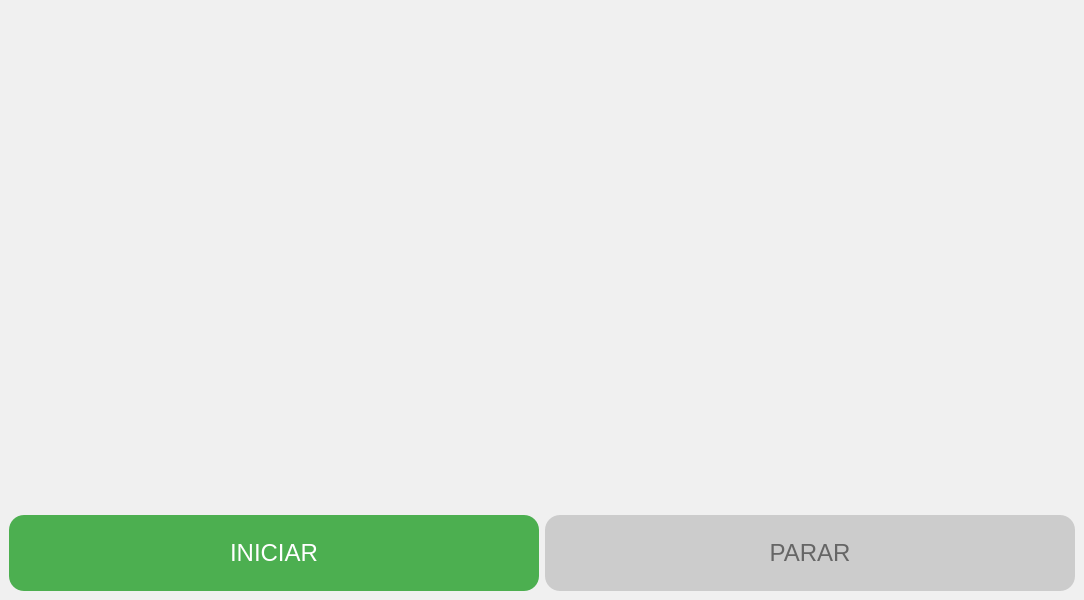
<?xml version="1.0" encoding="UTF-8"?>
<ui version="4.0">
 <class>MainWindow</class>
 <widget class="QMainWindow" name="MainWindow">
  <property name="geometry">
   <rect>
    <x>0</x>
    <y>0</y>
    <width>1084</width>
    <height>600</height>
   </rect>
  </property>
  <property name="windowTitle">
   <string>MainWindow</string>
  </property>
  <property name="styleSheet">
   <string notr="true">QMainWindow {
	background-color: #f0f0f0;
}

QLabel {
	font-size: 24px;
	color: #333333;
}</string>
  </property>
  <widget class="QWidget" name="centralwidget">
   <property name="styleSheet">
    <string notr="true">QPushButton {
    background-color: #4CAF50;
    color: white;
    font-size: 24px;
    border: none;
    padding: 24px 36px;
    border-radius: 15px;
}
QPushButton:pressed {
    background-color: #45a049;
}
QPushButton:disabled {
    background-color: #cccccc;
    color: #666666;
}</string>
   </property>
   <layout class="QVBoxLayout" name="verticalLayout">
    <item>
     <widget class="QLabel" name="lbl_video">
      <property name="sizePolicy">
       <sizepolicy hsizetype="Preferred" vsizetype="Expanding">
        <horstretch>0</horstretch>
        <verstretch>0</verstretch>
       </sizepolicy>
      </property>
      <property name="text">
       <string/>
      </property>
      <property name="textFormat">
       <enum>Qt::PlainText</enum>
      </property>
      <property name="alignment">
       <set>Qt::AlignCenter</set>
      </property>
     </widget>
    </item>
    <item>
     <widget class="QLabel" name="lbl_output">
      <property name="text">
       <string/>
      </property>
     </widget>
    </item>
    <item>
     <layout class="QHBoxLayout" name="horizontalLayout">
      <item>
       <widget class="QPushButton" name="btn_start">
        <property name="text">
         <string>INICIAR</string>
        </property>
       </widget>
      </item>
      <item>
       <widget class="QPushButton" name="btn_stop">
        <property name="enabled">
         <bool>false</bool>
        </property>
        <property name="text">
         <string>PARAR</string>
        </property>
       </widget>
      </item>
     </layout>
    </item>
   </layout>
  </widget>
 </widget>
 <resources/>
 <connections/>
</ui>
